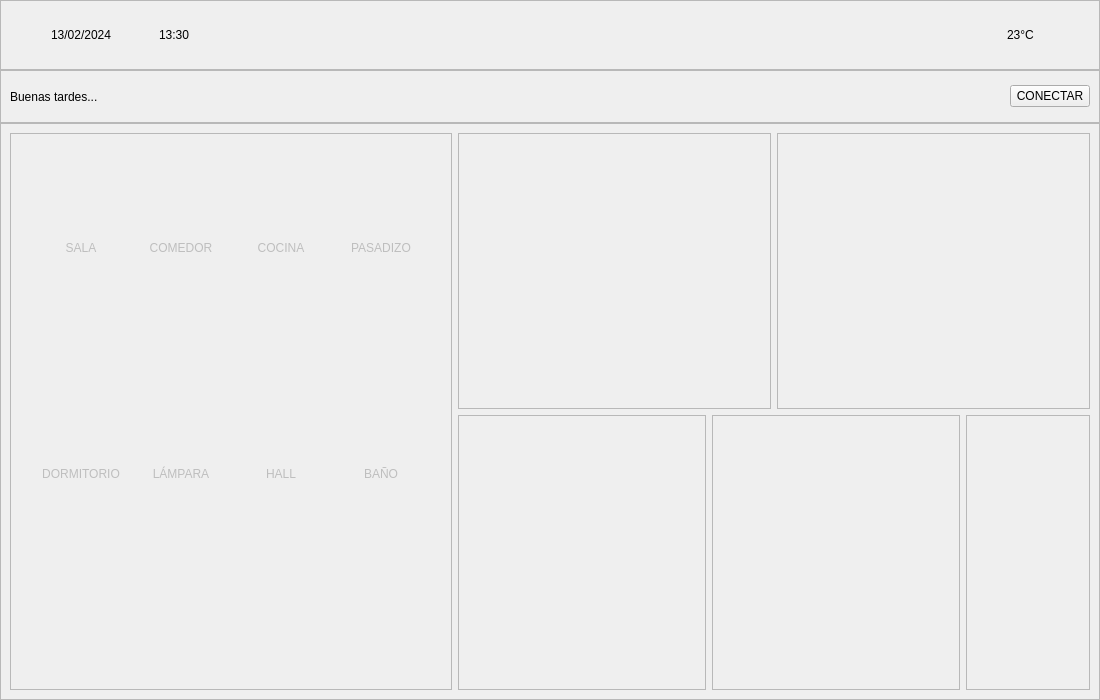
<?xml version="1.0" encoding="UTF-8"?>
<ui version="4.0">
 <class>MainWindow</class>
 <widget class="QMainWindow" name="MainWindow">
  <property name="geometry">
   <rect>
    <x>0</x>
    <y>0</y>
    <width>1100</width>
    <height>700</height>
   </rect>
  </property>
  <property name="minimumSize">
   <size>
    <width>1100</width>
    <height>700</height>
   </size>
  </property>
  <property name="maximumSize">
   <size>
    <width>1100</width>
    <height>700</height>
   </size>
  </property>
  <property name="windowTitle">
   <string>INTERFAZ DOMOTICA</string>
  </property>
  <property name="windowIcon">
   <iconset>
    <normaloff>IMAGENES/home.png</normaloff>IMAGENES/home.png</iconset>
  </property>
  <widget class="QWidget" name="centralwidget">
   <layout class="QVBoxLayout" name="verticalLayout_2">
    <property name="spacing">
     <number>0</number>
    </property>
    <property name="leftMargin">
     <number>0</number>
    </property>
    <property name="topMargin">
     <number>0</number>
    </property>
    <property name="rightMargin">
     <number>0</number>
    </property>
    <property name="bottomMargin">
     <number>0</number>
    </property>
    <item>
     <layout class="QVBoxLayout" name="verticalLayout" stretch="1,1,11">
      <property name="spacing">
       <number>0</number>
      </property>
      <item>
       <widget class="QFrame" name="frame">
        <property name="frameShape">
         <enum>QFrame::StyledPanel</enum>
        </property>
        <property name="frameShadow">
         <enum>QFrame::Raised</enum>
        </property>
        <layout class="QHBoxLayout" name="horizontalLayout_4">
         <item>
          <widget class="QLabel" name="date_icon">
           <property name="minimumSize">
            <size>
             <width>35</width>
             <height>35</height>
            </size>
           </property>
           <property name="maximumSize">
            <size>
             <width>35</width>
             <height>35</height>
            </size>
           </property>
           <property name="text">
            <string/>
           </property>
           <property name="pixmap">
            <pixmap>IMAGENES/date.png</pixmap>
           </property>
           <property name="scaledContents">
            <bool>true</bool>
           </property>
          </widget>
         </item>
         <item>
          <widget class="QLabel" name="date_value">
           <property name="styleSheet">
            <string notr="true">font: 10pt &quot;Sans Serif Collection&quot;;</string>
           </property>
           <property name="text">
            <string>13/02/2024</string>
           </property>
          </widget>
         </item>
         <item>
          <widget class="QLabel" name="time_icon">
           <property name="minimumSize">
            <size>
             <width>35</width>
             <height>35</height>
            </size>
           </property>
           <property name="maximumSize">
            <size>
             <width>35</width>
             <height>35</height>
            </size>
           </property>
           <property name="text">
            <string/>
           </property>
           <property name="pixmap">
            <pixmap>IMAGENES/clock.png</pixmap>
           </property>
           <property name="scaledContents">
            <bool>true</bool>
           </property>
          </widget>
         </item>
         <item>
          <widget class="QLabel" name="time_value">
           <property name="styleSheet">
            <string notr="true">font: 10pt &quot;Sans Serif Collection&quot;;</string>
           </property>
           <property name="text">
            <string>13:30</string>
           </property>
          </widget>
         </item>
         <item>
          <spacer name="horizontalSpacer">
           <property name="orientation">
            <enum>Qt::Horizontal</enum>
           </property>
           <property name="sizeHint" stdset="0">
            <size>
             <width>887</width>
             <height>20</height>
            </size>
           </property>
          </spacer>
         </item>
         <item>
          <widget class="QLabel" name="temperature_value">
           <property name="styleSheet">
            <string notr="true">font: 10pt &quot;Sans Serif Collection&quot;;</string>
           </property>
           <property name="text">
            <string>23°C</string>
           </property>
          </widget>
         </item>
         <item>
          <widget class="QLabel" name="DN_icon">
           <property name="minimumSize">
            <size>
             <width>50</width>
             <height>50</height>
            </size>
           </property>
           <property name="maximumSize">
            <size>
             <width>50</width>
             <height>50</height>
            </size>
           </property>
           <property name="text">
            <string/>
           </property>
           <property name="pixmap">
            <pixmap>IMAGENES/sun.png</pixmap>
           </property>
           <property name="scaledContents">
            <bool>true</bool>
           </property>
           <property name="textInteractionFlags">
            <set>Qt::LinksAccessibleByMouse</set>
           </property>
          </widget>
         </item>
        </layout>
       </widget>
      </item>
      <item>
       <widget class="QFrame" name="frame_2">
        <property name="frameShape">
         <enum>QFrame::StyledPanel</enum>
        </property>
        <property name="frameShadow">
         <enum>QFrame::Raised</enum>
        </property>
        <layout class="QHBoxLayout" name="horizontalLayout_5">
         <item>
          <widget class="QLabel" name="greet_value">
           <property name="styleSheet">
            <string notr="true">font: 10pt &quot;Sans Serif Collection&quot;;</string>
           </property>
           <property name="text">
            <string>Buenas tardes...</string>
           </property>
          </widget>
         </item>
         <item>
          <spacer name="horizontalSpacer_2">
           <property name="orientation">
            <enum>Qt::Horizontal</enum>
           </property>
           <property name="sizeHint" stdset="0">
            <size>
             <width>959</width>
             <height>20</height>
            </size>
           </property>
          </spacer>
         </item>
         <item>
          <widget class="QPushButton" name="connect_bt">
           <property name="styleSheet">
            <string notr="true">font: 7pt &quot;Sans Serif Collection&quot;;</string>
           </property>
           <property name="text">
            <string>CONECTAR</string>
           </property>
          </widget>
         </item>
        </layout>
       </widget>
      </item>
      <item>
       <widget class="QFrame" name="frame_3">
        <property name="frameShape">
         <enum>QFrame::StyledPanel</enum>
        </property>
        <property name="frameShadow">
         <enum>QFrame::Raised</enum>
        </property>
        <layout class="QGridLayout" name="gridLayout">
         <item row="0" column="0">
          <layout class="QHBoxLayout" name="horizontalLayout_3" stretch="7,10">
           <item>
            <layout class="QVBoxLayout" name="verticalLayout_3" stretch="10">
             <item>
              <widget class="QFrame" name="frame_4">
               <property name="frameShape">
                <enum>QFrame::StyledPanel</enum>
               </property>
               <property name="frameShadow">
                <enum>QFrame::Raised</enum>
               </property>
               <layout class="QVBoxLayout" name="verticalLayout_20">
                <property name="spacing">
                 <number>0</number>
                </property>
                <property name="leftMargin">
                 <number>0</number>
                </property>
                <property name="topMargin">
                 <number>0</number>
                </property>
                <property name="rightMargin">
                 <number>0</number>
                </property>
                <property name="bottomMargin">
                 <number>0</number>
                </property>
                <item>
                 <layout class="QHBoxLayout" name="horizontalLayout_24">
                  <item>
                   <spacer name="horizontalSpacer_3">
                    <property name="orientation">
                     <enum>Qt::Horizontal</enum>
                    </property>
                    <property name="sizeHint" stdset="0">
                     <size>
                      <width>40</width>
                      <height>20</height>
                     </size>
                    </property>
                   </spacer>
                  </item>
                  <item>
                   <layout class="QHBoxLayout" name="horizontalLayout_18">
                    <item>
                     <layout class="QVBoxLayout" name="verticalLayout_5">
                      <property name="spacing">
                       <number>0</number>
                      </property>
                      <property name="sizeConstraint">
                       <enum>QLayout::SetMinimumSize</enum>
                      </property>
                      <item>
                       <widget class="QLabel" name="living_label">
                        <property name="enabled">
                         <bool>false</bool>
                        </property>
                        <property name="minimumSize">
                         <size>
                          <width>100</width>
                          <height>25</height>
                         </size>
                        </property>
                        <property name="maximumSize">
                         <size>
                          <width>100</width>
                          <height>25</height>
                         </size>
                        </property>
                        <property name="styleSheet">
                         <string notr="true">font: 8pt &quot;Sans Serif Collection&quot;;</string>
                        </property>
                        <property name="text">
                         <string>SALA</string>
                        </property>
                        <property name="alignment">
                         <set>Qt::AlignCenter</set>
                        </property>
                       </widget>
                      </item>
                      <item>
                       <widget class="QLabel" name="living_data">
                        <property name="enabled">
                         <bool>false</bool>
                        </property>
                        <property name="maximumSize">
                         <size>
                          <width>100</width>
                          <height>100</height>
                         </size>
                        </property>
                        <property name="text">
                         <string/>
                        </property>
                        <property name="pixmap">
                         <pixmap>IMAGENES/light_off.png</pixmap>
                        </property>
                        <property name="scaledContents">
                         <bool>true</bool>
                        </property>
                        <property name="alignment">
                         <set>Qt::AlignCenter</set>
                        </property>
                       </widget>
                      </item>
                     </layout>
                    </item>
                    <item>
                     <layout class="QVBoxLayout" name="verticalLayout_8">
                      <property name="spacing">
                       <number>0</number>
                      </property>
                      <property name="sizeConstraint">
                       <enum>QLayout::SetMinimumSize</enum>
                      </property>
                      <item>
                       <widget class="QLabel" name="dining_label">
                        <property name="enabled">
                         <bool>false</bool>
                        </property>
                        <property name="minimumSize">
                         <size>
                          <width>100</width>
                          <height>25</height>
                         </size>
                        </property>
                        <property name="maximumSize">
                         <size>
                          <width>100</width>
                          <height>25</height>
                         </size>
                        </property>
                        <property name="styleSheet">
                         <string notr="true">font: 8pt &quot;Sans Serif Collection&quot;;</string>
                        </property>
                        <property name="text">
                         <string>COMEDOR</string>
                        </property>
                        <property name="alignment">
                         <set>Qt::AlignCenter</set>
                        </property>
                       </widget>
                      </item>
                      <item>
                       <widget class="QLabel" name="dining_data">
                        <property name="enabled">
                         <bool>false</bool>
                        </property>
                        <property name="maximumSize">
                         <size>
                          <width>100</width>
                          <height>100</height>
                         </size>
                        </property>
                        <property name="text">
                         <string/>
                        </property>
                        <property name="pixmap">
                         <pixmap>IMAGENES/light_off.png</pixmap>
                        </property>
                        <property name="scaledContents">
                         <bool>true</bool>
                        </property>
                        <property name="alignment">
                         <set>Qt::AlignCenter</set>
                        </property>
                       </widget>
                      </item>
                     </layout>
                    </item>
                    <item>
                     <layout class="QVBoxLayout" name="verticalLayout_9">
                      <property name="spacing">
                       <number>0</number>
                      </property>
                      <property name="sizeConstraint">
                       <enum>QLayout::SetMinimumSize</enum>
                      </property>
                      <item>
                       <widget class="QLabel" name="kitchen_label">
                        <property name="enabled">
                         <bool>false</bool>
                        </property>
                        <property name="minimumSize">
                         <size>
                          <width>100</width>
                          <height>25</height>
                         </size>
                        </property>
                        <property name="maximumSize">
                         <size>
                          <width>100</width>
                          <height>25</height>
                         </size>
                        </property>
                        <property name="styleSheet">
                         <string notr="true">font: 8pt &quot;Sans Serif Collection&quot;;</string>
                        </property>
                        <property name="text">
                         <string>COCINA</string>
                        </property>
                        <property name="alignment">
                         <set>Qt::AlignCenter</set>
                        </property>
                       </widget>
                      </item>
                      <item>
                       <widget class="QLabel" name="kitchen_data">
                        <property name="enabled">
                         <bool>false</bool>
                        </property>
                        <property name="maximumSize">
                         <size>
                          <width>100</width>
                          <height>100</height>
                         </size>
                        </property>
                        <property name="text">
                         <string/>
                        </property>
                        <property name="pixmap">
                         <pixmap>IMAGENES/light_off.png</pixmap>
                        </property>
                        <property name="scaledContents">
                         <bool>true</bool>
                        </property>
                        <property name="alignment">
                         <set>Qt::AlignCenter</set>
                        </property>
                       </widget>
                      </item>
                     </layout>
                    </item>
                    <item>
                     <layout class="QVBoxLayout" name="verticalLayout_10">
                      <property name="spacing">
                       <number>0</number>
                      </property>
                      <property name="sizeConstraint">
                       <enum>QLayout::SetMinimumSize</enum>
                      </property>
                      <item>
                       <widget class="QLabel" name="passage_label">
                        <property name="enabled">
                         <bool>false</bool>
                        </property>
                        <property name="minimumSize">
                         <size>
                          <width>100</width>
                          <height>25</height>
                         </size>
                        </property>
                        <property name="maximumSize">
                         <size>
                          <width>100</width>
                          <height>25</height>
                         </size>
                        </property>
                        <property name="styleSheet">
                         <string notr="true">font: 8pt &quot;Sans Serif Collection&quot;;</string>
                        </property>
                        <property name="text">
                         <string>PASADIZO</string>
                        </property>
                        <property name="alignment">
                         <set>Qt::AlignCenter</set>
                        </property>
                       </widget>
                      </item>
                      <item>
                       <widget class="QLabel" name="passage_data">
                        <property name="enabled">
                         <bool>false</bool>
                        </property>
                        <property name="maximumSize">
                         <size>
                          <width>100</width>
                          <height>100</height>
                         </size>
                        </property>
                        <property name="text">
                         <string/>
                        </property>
                        <property name="pixmap">
                         <pixmap>IMAGENES/light_off.png</pixmap>
                        </property>
                        <property name="scaledContents">
                         <bool>true</bool>
                        </property>
                        <property name="alignment">
                         <set>Qt::AlignCenter</set>
                        </property>
                       </widget>
                      </item>
                     </layout>
                    </item>
                   </layout>
                  </item>
                  <item>
                   <spacer name="horizontalSpacer_4">
                    <property name="orientation">
                     <enum>Qt::Horizontal</enum>
                    </property>
                    <property name="sizeHint" stdset="0">
                     <size>
                      <width>40</width>
                      <height>20</height>
                     </size>
                    </property>
                   </spacer>
                  </item>
                 </layout>
                </item>
                <item>
                 <layout class="QHBoxLayout" name="horizontalLayout_25">
                  <item>
                   <spacer name="horizontalSpacer_5">
                    <property name="orientation">
                     <enum>Qt::Horizontal</enum>
                    </property>
                    <property name="sizeHint" stdset="0">
                     <size>
                      <width>40</width>
                      <height>20</height>
                     </size>
                    </property>
                   </spacer>
                  </item>
                  <item>
                   <layout class="QHBoxLayout" name="horizontalLayout_19">
                    <item>
                     <layout class="QVBoxLayout" name="verticalLayout_16">
                      <property name="spacing">
                       <number>0</number>
                      </property>
                      <property name="sizeConstraint">
                       <enum>QLayout::SetMinimumSize</enum>
                      </property>
                      <item>
                       <widget class="QLabel" name="bedroom_label">
                        <property name="enabled">
                         <bool>false</bool>
                        </property>
                        <property name="minimumSize">
                         <size>
                          <width>100</width>
                          <height>25</height>
                         </size>
                        </property>
                        <property name="maximumSize">
                         <size>
                          <width>100</width>
                          <height>25</height>
                         </size>
                        </property>
                        <property name="styleSheet">
                         <string notr="true">font: 8pt &quot;Sans Serif Collection&quot;;</string>
                        </property>
                        <property name="text">
                         <string>DORMITORIO</string>
                        </property>
                        <property name="alignment">
                         <set>Qt::AlignCenter</set>
                        </property>
                       </widget>
                      </item>
                      <item>
                       <widget class="QLabel" name="bedroom_data">
                        <property name="enabled">
                         <bool>false</bool>
                        </property>
                        <property name="maximumSize">
                         <size>
                          <width>100</width>
                          <height>100</height>
                         </size>
                        </property>
                        <property name="text">
                         <string/>
                        </property>
                        <property name="pixmap">
                         <pixmap>IMAGENES/light_off.png</pixmap>
                        </property>
                        <property name="scaledContents">
                         <bool>true</bool>
                        </property>
                        <property name="alignment">
                         <set>Qt::AlignCenter</set>
                        </property>
                       </widget>
                      </item>
                     </layout>
                    </item>
                    <item>
                     <layout class="QVBoxLayout" name="verticalLayout_17">
                      <property name="spacing">
                       <number>0</number>
                      </property>
                      <property name="sizeConstraint">
                       <enum>QLayout::SetMinimumSize</enum>
                      </property>
                      <item>
                       <widget class="QLabel" name="lamp_label">
                        <property name="enabled">
                         <bool>false</bool>
                        </property>
                        <property name="minimumSize">
                         <size>
                          <width>100</width>
                          <height>25</height>
                         </size>
                        </property>
                        <property name="maximumSize">
                         <size>
                          <width>100</width>
                          <height>25</height>
                         </size>
                        </property>
                        <property name="styleSheet">
                         <string notr="true">font: 8pt &quot;Sans Serif Collection&quot;;</string>
                        </property>
                        <property name="text">
                         <string>LÁMPARA</string>
                        </property>
                        <property name="alignment">
                         <set>Qt::AlignCenter</set>
                        </property>
                       </widget>
                      </item>
                      <item>
                       <widget class="QLabel" name="lamp_data">
                        <property name="enabled">
                         <bool>false</bool>
                        </property>
                        <property name="maximumSize">
                         <size>
                          <width>100</width>
                          <height>100</height>
                         </size>
                        </property>
                        <property name="text">
                         <string/>
                        </property>
                        <property name="pixmap">
                         <pixmap>IMAGENES/light_off.png</pixmap>
                        </property>
                        <property name="scaledContents">
                         <bool>true</bool>
                        </property>
                        <property name="alignment">
                         <set>Qt::AlignCenter</set>
                        </property>
                       </widget>
                      </item>
                     </layout>
                    </item>
                    <item>
                     <layout class="QVBoxLayout" name="verticalLayout_18">
                      <property name="spacing">
                       <number>0</number>
                      </property>
                      <property name="sizeConstraint">
                       <enum>QLayout::SetMinimumSize</enum>
                      </property>
                      <item>
                       <widget class="QLabel" name="hall_label">
                        <property name="enabled">
                         <bool>false</bool>
                        </property>
                        <property name="minimumSize">
                         <size>
                          <width>100</width>
                          <height>25</height>
                         </size>
                        </property>
                        <property name="maximumSize">
                         <size>
                          <width>100</width>
                          <height>25</height>
                         </size>
                        </property>
                        <property name="styleSheet">
                         <string notr="true">font: 8pt &quot;Sans Serif Collection&quot;;</string>
                        </property>
                        <property name="text">
                         <string>HALL</string>
                        </property>
                        <property name="alignment">
                         <set>Qt::AlignCenter</set>
                        </property>
                       </widget>
                      </item>
                      <item>
                       <widget class="QLabel" name="hall_data">
                        <property name="enabled">
                         <bool>false</bool>
                        </property>
                        <property name="maximumSize">
                         <size>
                          <width>100</width>
                          <height>100</height>
                         </size>
                        </property>
                        <property name="text">
                         <string/>
                        </property>
                        <property name="pixmap">
                         <pixmap>IMAGENES/light_off.png</pixmap>
                        </property>
                        <property name="scaledContents">
                         <bool>true</bool>
                        </property>
                        <property name="alignment">
                         <set>Qt::AlignCenter</set>
                        </property>
                       </widget>
                      </item>
                     </layout>
                    </item>
                    <item>
                     <layout class="QVBoxLayout" name="verticalLayout_19">
                      <property name="spacing">
                       <number>0</number>
                      </property>
                      <property name="sizeConstraint">
                       <enum>QLayout::SetMinimumSize</enum>
                      </property>
                      <item>
                       <widget class="QLabel" name="bathroom_label">
                        <property name="enabled">
                         <bool>false</bool>
                        </property>
                        <property name="minimumSize">
                         <size>
                          <width>100</width>
                          <height>25</height>
                         </size>
                        </property>
                        <property name="maximumSize">
                         <size>
                          <width>100</width>
                          <height>25</height>
                         </size>
                        </property>
                        <property name="styleSheet">
                         <string notr="true">font: 8pt &quot;Sans Serif Collection&quot;;</string>
                        </property>
                        <property name="text">
                         <string>BAÑO</string>
                        </property>
                        <property name="alignment">
                         <set>Qt::AlignCenter</set>
                        </property>
                       </widget>
                      </item>
                      <item>
                       <widget class="QLabel" name="bathroom_data">
                        <property name="enabled">
                         <bool>false</bool>
                        </property>
                        <property name="maximumSize">
                         <size>
                          <width>100</width>
                          <height>100</height>
                         </size>
                        </property>
                        <property name="text">
                         <string/>
                        </property>
                        <property name="pixmap">
                         <pixmap>IMAGENES/light_off.png</pixmap>
                        </property>
                        <property name="scaledContents">
                         <bool>true</bool>
                        </property>
                        <property name="alignment">
                         <set>Qt::AlignCenter</set>
                        </property>
                       </widget>
                      </item>
                     </layout>
                    </item>
                   </layout>
                  </item>
                  <item>
                   <spacer name="horizontalSpacer_6">
                    <property name="orientation">
                     <enum>Qt::Horizontal</enum>
                    </property>
                    <property name="sizeHint" stdset="0">
                     <size>
                      <width>40</width>
                      <height>20</height>
                     </size>
                    </property>
                   </spacer>
                  </item>
                 </layout>
                </item>
               </layout>
              </widget>
             </item>
            </layout>
           </item>
           <item>
            <layout class="QVBoxLayout" name="verticalLayout_4" stretch="1,1">
             <item>
              <layout class="QHBoxLayout" name="horizontalLayout" stretch="1,1">
               <item>
                <widget class="QFrame" name="frame_6">
                 <property name="frameShape">
                  <enum>QFrame::StyledPanel</enum>
                 </property>
                 <property name="frameShadow">
                  <enum>QFrame::Raised</enum>
                 </property>
                 <widget class="QLabel" name="fan_data">
                  <property name="enabled">
                   <bool>false</bool>
                  </property>
                  <property name="geometry">
                   <rect>
                    <x>50</x>
                    <y>30</y>
                    <width>200</width>
                    <height>200</height>
                   </rect>
                  </property>
                  <property name="minimumSize">
                   <size>
                    <width>200</width>
                    <height>200</height>
                   </size>
                  </property>
                  <property name="maximumSize">
                   <size>
                    <width>160</width>
                    <height>160</height>
                   </size>
                  </property>
                  <property name="text">
                   <string/>
                  </property>
                  <property name="pixmap">
                   <pixmap>IMAGENES/fan.png</pixmap>
                  </property>
                  <property name="scaledContents">
                   <bool>true</bool>
                  </property>
                 </widget>
                </widget>
               </item>
               <item>
                <widget class="QFrame" name="frame_7">
                 <property name="frameShape">
                  <enum>QFrame::StyledPanel</enum>
                 </property>
                 <property name="frameShadow">
                  <enum>QFrame::Raised</enum>
                 </property>
                 <widget class="QLabel" name="blind_data">
                  <property name="enabled">
                   <bool>false</bool>
                  </property>
                  <property name="geometry">
                   <rect>
                    <x>50</x>
                    <y>30</y>
                    <width>200</width>
                    <height>200</height>
                   </rect>
                  </property>
                  <property name="minimumSize">
                   <size>
                    <width>200</width>
                    <height>200</height>
                   </size>
                  </property>
                  <property name="maximumSize">
                   <size>
                    <width>160</width>
                    <height>160</height>
                   </size>
                  </property>
                  <property name="text">
                   <string/>
                  </property>
                  <property name="pixmap">
                   <pixmap>IMAGENES/blind.png</pixmap>
                  </property>
                  <property name="scaledContents">
                   <bool>true</bool>
                  </property>
                 </widget>
                </widget>
               </item>
              </layout>
             </item>
             <item>
              <layout class="QHBoxLayout" name="horizontalLayout_2" stretch="6,6,3">
               <item>
                <widget class="QFrame" name="frame_11">
                 <property name="frameShape">
                  <enum>QFrame::StyledPanel</enum>
                 </property>
                 <property name="frameShadow">
                  <enum>QFrame::Raised</enum>
                 </property>
                 <layout class="QHBoxLayout" name="horizontalLayout_12">
                  <item>
                   <widget class="QPushButton" name="pump_bt">
                    <property name="enabled">
                     <bool>false</bool>
                    </property>
                    <property name="minimumSize">
                     <size>
                      <width>200</width>
                      <height>200</height>
                     </size>
                    </property>
                    <property name="maximumSize">
                     <size>
                      <width>200</width>
                      <height>200</height>
                     </size>
                    </property>
                    <property name="text">
                     <string/>
                    </property>
                    <property name="icon">
                     <iconset>
                      <normaloff>IMAGENES/pump_on.png</normaloff>
                      <normalon>IMAGENES/pump_off.png</normalon>IMAGENES/pump_on.png</iconset>
                    </property>
                    <property name="iconSize">
                     <size>
                      <width>200</width>
                      <height>200</height>
                     </size>
                    </property>
                    <property name="flat">
                     <bool>true</bool>
                    </property>
                   </widget>
                  </item>
                 </layout>
                </widget>
               </item>
               <item>
                <widget class="QFrame" name="frame_8">
                 <property name="layoutDirection">
                  <enum>Qt::RightToLeft</enum>
                 </property>
                 <property name="frameShape">
                  <enum>QFrame::StyledPanel</enum>
                 </property>
                 <property name="frameShadow">
                  <enum>QFrame::Raised</enum>
                 </property>
                 <layout class="QHBoxLayout" name="horizontalLayout_30">
                  <property name="spacing">
                   <number>0</number>
                  </property>
                  <property name="leftMargin">
                   <number>0</number>
                  </property>
                  <property name="topMargin">
                   <number>0</number>
                  </property>
                  <property name="rightMargin">
                   <number>0</number>
                  </property>
                  <property name="bottomMargin">
                   <number>0</number>
                  </property>
                  <item>
                   <widget class="QPushButton" name="lock_bt">
                    <property name="enabled">
                     <bool>false</bool>
                    </property>
                    <property name="minimumSize">
                     <size>
                      <width>200</width>
                      <height>200</height>
                     </size>
                    </property>
                    <property name="maximumSize">
                     <size>
                      <width>200</width>
                      <height>200</height>
                     </size>
                    </property>
                    <property name="text">
                     <string/>
                    </property>
                    <property name="icon">
                     <iconset>
                      <normaloff>IMAGENES/door_close.png</normaloff>
                      <normalon>IMAGENES/door_open.png</normalon>IMAGENES/door_close.png</iconset>
                    </property>
                    <property name="iconSize">
                     <size>
                      <width>200</width>
                      <height>200</height>
                     </size>
                    </property>
                    <property name="flat">
                     <bool>true</bool>
                    </property>
                   </widget>
                  </item>
                 </layout>
                </widget>
               </item>
               <item>
                <widget class="QFrame" name="frame_10">
                 <property name="frameShape">
                  <enum>QFrame::StyledPanel</enum>
                 </property>
                 <property name="frameShadow">
                  <enum>QFrame::Raised</enum>
                 </property>
                 <layout class="QHBoxLayout" name="horizontalLayout_31">
                  <item>
                   <spacer name="horizontalSpacer_11">
                    <property name="orientation">
                     <enum>Qt::Horizontal</enum>
                    </property>
                    <property name="sizeHint" stdset="0">
                     <size>
                      <width>65</width>
                      <height>20</height>
                     </size>
                    </property>
                   </spacer>
                  </item>
                  <item>
                   <layout class="QVBoxLayout" name="verticalLayout_27">
                    <item>
                     <widget class="QLabel" name="alarm_data">
                      <property name="enabled">
                       <bool>false</bool>
                      </property>
                      <property name="minimumSize">
                       <size>
                        <width>100</width>
                        <height>100</height>
                       </size>
                      </property>
                      <property name="maximumSize">
                       <size>
                        <width>100</width>
                        <height>100</height>
                       </size>
                      </property>
                      <property name="text">
                       <string/>
                      </property>
                      <property name="pixmap">
                       <pixmap>IMAGENES/alarm_off.png</pixmap>
                      </property>
                      <property name="scaledContents">
                       <bool>true</bool>
                      </property>
                     </widget>
                    </item>
                    <item>
                     <widget class="QLabel" name="fire_data">
                      <property name="enabled">
                       <bool>false</bool>
                      </property>
                      <property name="minimumSize">
                       <size>
                        <width>100</width>
                        <height>100</height>
                       </size>
                      </property>
                      <property name="maximumSize">
                       <size>
                        <width>100</width>
                        <height>100</height>
                       </size>
                      </property>
                      <property name="text">
                       <string/>
                      </property>
                      <property name="pixmap">
                       <pixmap>IMAGENES/fire_off.png</pixmap>
                      </property>
                      <property name="scaledContents">
                       <bool>true</bool>
                      </property>
                     </widget>
                    </item>
                   </layout>
                  </item>
                  <item>
                   <spacer name="horizontalSpacer_12">
                    <property name="orientation">
                     <enum>Qt::Horizontal</enum>
                    </property>
                    <property name="sizeHint" stdset="0">
                     <size>
                      <width>64</width>
                      <height>20</height>
                     </size>
                    </property>
                   </spacer>
                  </item>
                 </layout>
                </widget>
               </item>
              </layout>
             </item>
            </layout>
           </item>
          </layout>
         </item>
        </layout>
       </widget>
      </item>
     </layout>
    </item>
   </layout>
  </widget>
 </widget>
 <resources/>
 <connections/>
</ui>
